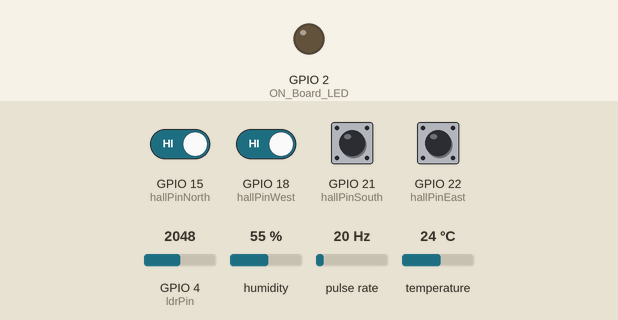
Bench run of a sketch on a simulated ESP32. Parts: output pins drawn as LEDs (lit = HIGH). Wiring (inferred from the names in the program): pulse sensor: data GPIO 13. Inputs (shaded band) come from the test bench; at power-on: GPIO 15 (hallPinNorth), GPIO 18 (hallPinWest), GPIO 21 (hallPinSouth), GPIO 22 (hallPinEast) HIGH, GPIO 4 (ldrPin) = 2048, humidity 55 %, pulse rate 20 Hz, temperature 24 °C. WiFi joins after 1.5 s; servers stay silent unless stated; uploads are accepted with an empty reply; what the sketch prints to the serial monitor is not drawn.

Above: at 0.0 s.
At 3.7 s:
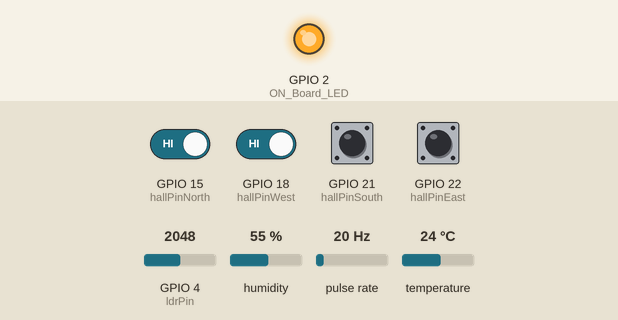
3.8 s: GPIO 4 (ldrPin) set to 3972
14.2 s: GPIO 15 (hallPinNorth) driven LOW and GPIO 18 (hallPinWest) driven LOW
24.5 s: GPIO 15 (hallPinNorth) driven HIGH
34.7 s: GPIO 4 (ldrPin) set to 2866
45.0 s: GPIO 15 (hallPinNorth) driven LOW
55.2 s: GPIO 18 (hallPinWest) driven HIGH
Timing chart, 0 to 58.2 s (numbered marks = the images above; inputs shaded):
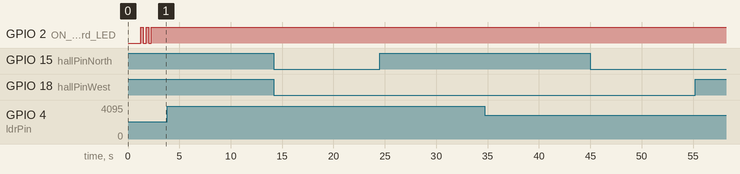

Measured:
- after the input at 3.8 s, every drawn part: stays the same
- after the input at 14.2 s, every drawn part: stays the same
- after the input at 24.5 s, every drawn part: stays the same
- after the input at 34.7 s, every drawn part: stays the same
- after the input at 45.0 s, every drawn part: stays the same
- after the input at 55.2 s, every drawn part: stays the same

The sketch:

StationDSandLDR.ino
```cpp
#include <WiFi.h> // ESP32 WiFi library
#include <HTTPClient.h> // HTTP client for ESP32
#include "DHT.h"

#define DHTTYPE DHT11 // Type of the temperature sensor
const int DHTPin = 5; // The pin used for the DHT11 sensor is Pin D1 = GPIO5
DHT dht(DHTPin, DHTTYPE); // Initialize DHT sensor: DHT dht(Pin_used, Type_of_DHT_Sensor)

#define ON_Board_LED 2  // Define an onboard LED for WiFi status

const char* ssid = "T[10]"; // Your WiFi SSID
const char* password = "911amine";    // Your WiFi password

//----------------------------------------Host & Script ID
const char* host = "script.google.com";
String GAS_ID = "AKfycbzUciUEvTM0dgRmWjCLryqXRygH3yKKxMQofiyi8Un1Lx8isFdLwFiY2z_Ut_76Xd7XOg"; // Spreadsheet Script ID

// Pins for Hall effect sensors
const int hallPinEast = 22;
const int hallPinNorth = 15;
const int hallPinWest = 18;
const int hallPinSouth = 21;

// Pin for wind speed sensor
const int hallPinSpeed = 13;

// Pin for LDR
const int ldrPin = 4;
int sensorValue =66;
// Wind speed constants
const float vaneDiameter = 0.29; // Diameter of the vane in meters (29 cm)
const float vaneCircumference = vaneDiameter * 3.1415; // Circumference in meters
const float anemometerFactor = 2.5; // Efficiency factor

// Variables for wind speed
volatile int rotationCount = 0; // Counter for rotations
unsigned long startTime = 0;    // Start time for measuring period

void IRAM_ATTR countRotation() {
  rotationCount++;
}

void setup() {
  Serial.begin(115200);
  delay(500);

  dht.begin(); // Start reading DHT11 sensor
  delay(500);

  WiFi.begin(ssid, password); // Connect to WiFi
  Serial.println("");

  pinMode(ON_Board_LED, OUTPUT); // Set LED as output
  digitalWrite(ON_Board_LED, HIGH); // Turn off LED

  pinMode(hallPinEast, INPUT_PULLUP);
  pinMode(hallPinNorth, INPUT_PULLUP);
  pinMode(hallPinWest, INPUT_PULLUP);
  pinMode(hallPinSouth, INPUT_PULLUP);

  pinMode(hallPinSpeed, INPUT_PULLUP);
  attachInterrupt(digitalPinToInterrupt(hallPinSpeed), countRotation, RISING);

  pinMode(ldrPin, INPUT);

  //----------------------------------------Wait for connection
  Serial.print("Connecting to WiFi");
  while (WiFi.status() != WL_CONNECTED) {
    Serial.print(".");
    digitalWrite(ON_Board_LED, LOW); // Flashing LED while connecting
    delay(250);
    digitalWrite(ON_Board_LED, HIGH);
    delay(250);
  }
  digitalWrite(ON_Board_LED, HIGH); // Turn off LED when connected
  Serial.println("\nWiFi connected");
  Serial.print("IP Address: ");
  Serial.println(WiFi.localIP());

  startTime = millis();
}

void loop() {
  int sensorValue = analogRead(ldrPin);
  // Reading temperature and humidity
  int h = dht.readHumidity();
  float t = dht.readTemperature();
  String windDirection = readWindDirection();

  // Calculate wind speed
  float windSpeed = calculateWindSpeed();

  // Read luminosity

  Serial.print("sensorValue  ");
  Serial.println(sensorValue);
  float luminosity = 100.0 - ((float)sensorValue / 4095.0) * 100.0;
  Serial.print("Value 1 ");
  Serial.println(luminosity);
  luminosity = constrain(luminosity, 0.0, 100.0);
  Serial.print("Value 2 ");
  Serial.println(luminosity);

  if (isnan(h) || isnan(t)) {
    Serial.println("Failed to read from DHT sensor!");
    delay(500);
    return;
  }

  String Temp = "Temperature: " + String(t) + " °C";
  String Humi = "Humidity: " + String(h) + " %";
  String Speed = "Wind Speed: " + String(windSpeed) + " m/s";
  String Lum = "Luminosity: " + String(luminosity) + " %";
  Serial.println(Temp);
  Serial.println(Humi);
  Serial.println(Speed);
  Serial.println(Lum);
  Serial.println("Wind Direction: " + windDirection);

  sendData(t, h, luminosity, windDirection, windSpeed); // Call sendData subroutine
  delay(10000);   // Send data every 10 seconds
}

// Subroutine for reading wind direction
String readWindDirection() {
  int eastState = !digitalRead(hallPinEast);
  int northState = !digitalRead(hallPinNorth);
  int westState = !digitalRead(hallPinWest);
  int southState = !digitalRead(hallPinSouth);

  if (eastState && northState) return "N-E";
  if (eastState && southState) return "S-E";
  if (southState && westState) return "S-W";
  if (westState && northState) return "N-W";
  if (eastState) return "East";
  if (westState) return "West";
  if (southState) return "South";
  if (northState) return "North";
  return "None";
}

// Subroutine for calculating wind speed
float calculateWindSpeed() {
  unsigned long currentTime = millis();
  if (currentTime - startTime >= 10000) {
    float rotationsPerSecond = rotationCount / 10.0;
    float windSpeed = rotationsPerSecond * vaneCircumference * anemometerFactor;

    // Reset for the next measurement period
    rotationCount = 0;
    startTime = currentTime;

    return windSpeed;
  }
  return 0.0;
}

// Subroutine for sending data to Google Sheets
void sendData(float tem, int hum, float lum, String windDir, float windSpeed) {
  if (WiFi.status() == WL_CONNECTED) { // Ensure WiFi is connected
    HTTPClient http;

    String string_temperature = String(tem);
    String string_humidity = String(hum);
    String string_luminosity = String(lum);
    String string_windSpeed = String(windSpeed);
    String url = "https://" + String(host) + "/macros/s/" + GAS_ID + "/exec?temperature=" + string_temperature + "&humidity=" + string_humidity + "&luminosity=" + string_luminosity + "&wind_direction=" + windDir + "&wind_speed=" + string_windSpeed;

    Serial.print("Sending data to: ");
    Serial.println(url);

    http.begin(url); // Specify the URL
    int httpCode = http.GET(); // Send HTTP GET request

    if (httpCode > 0) {
      String payload = http.getString();
      Serial.println("HTTP Response:");
      Serial.println(payload);
    } else {
      Serial.print("Error in HTTP request: ");
      Serial.println(http.errorToString(httpCode));
    }
    http.end(); // Close connection
  } else {
    Serial.println("WiFi disconnected!");
  }
}
```
